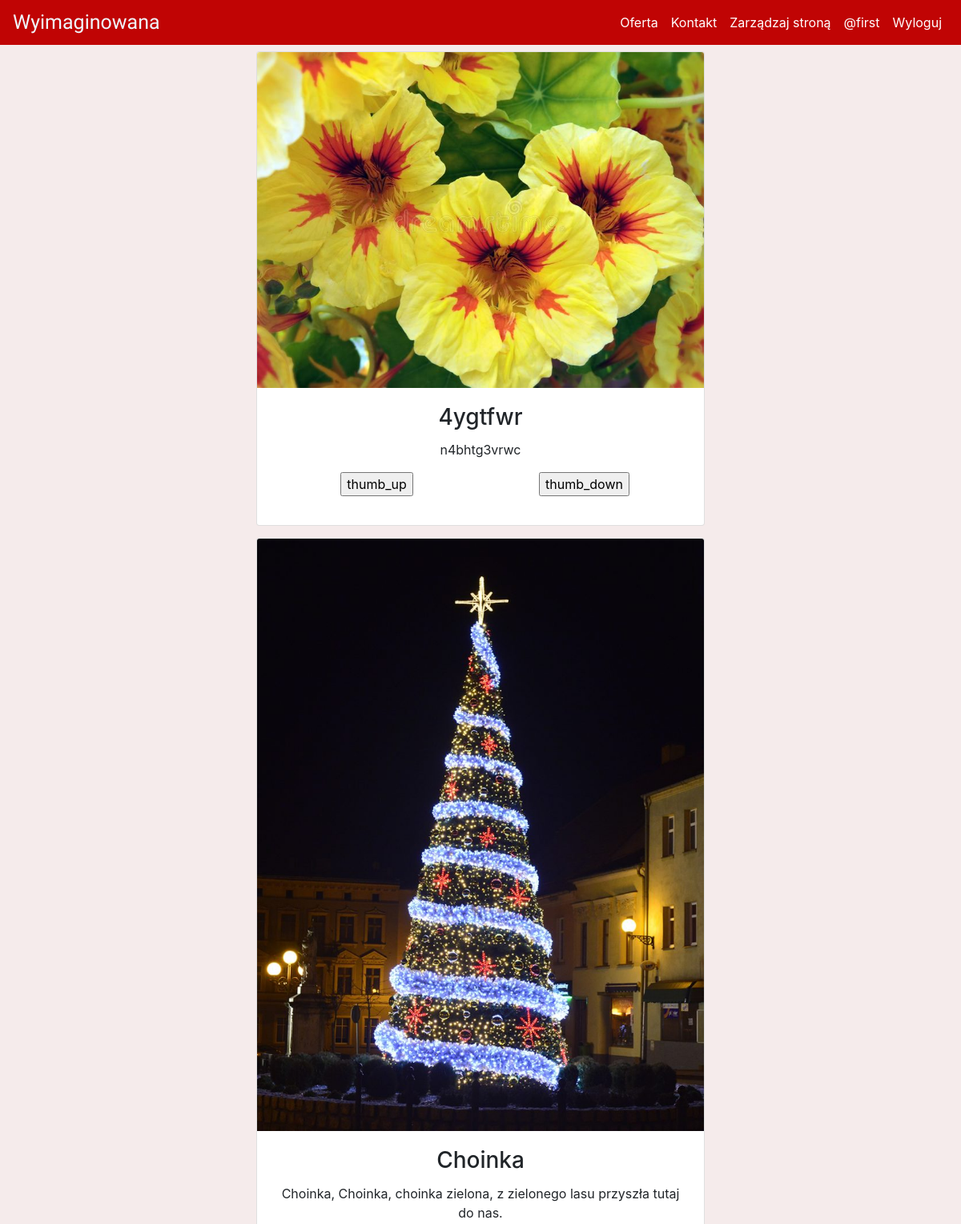
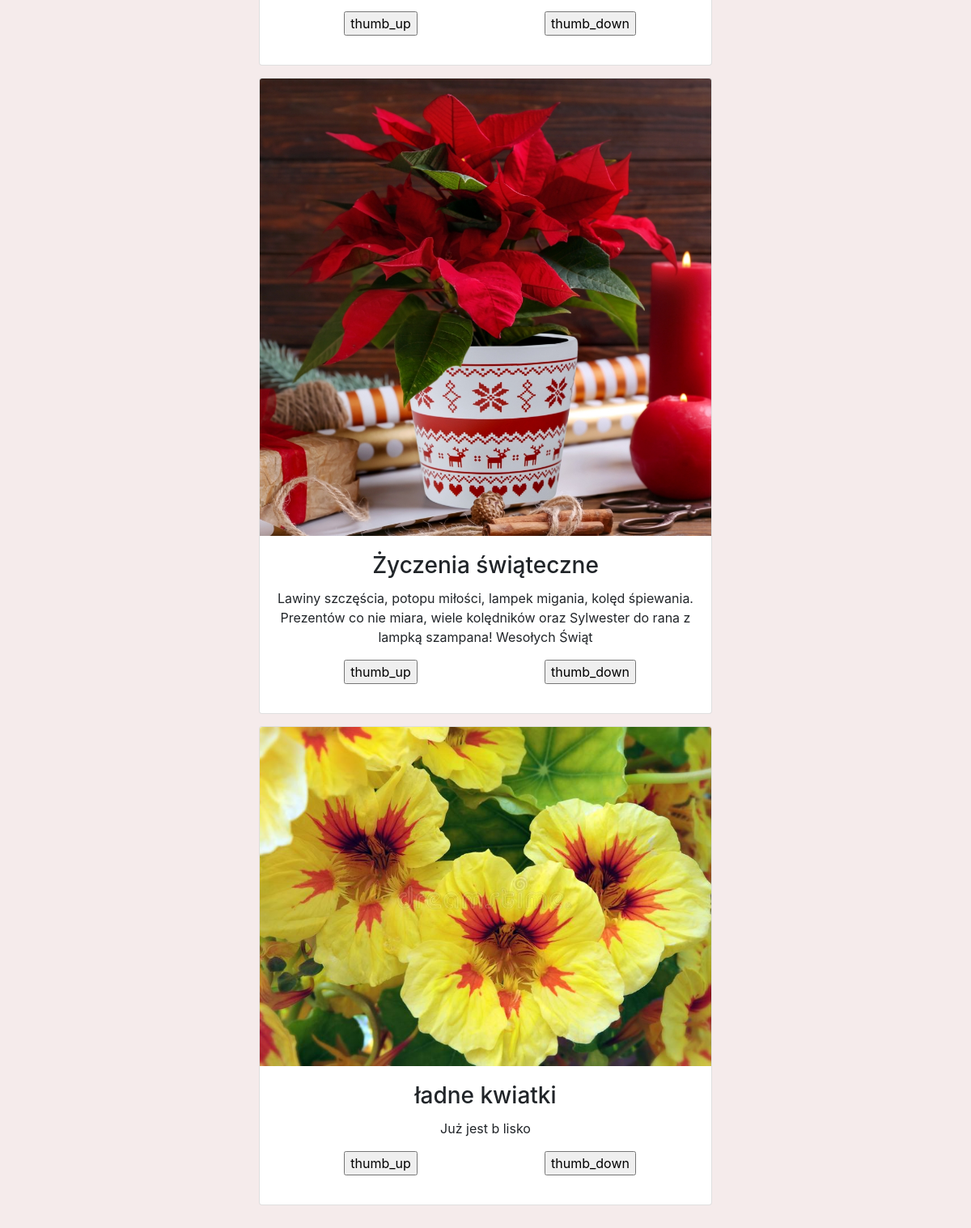
Screenshot of / (signed in) with the database file from the repository (2 pictures, top to bottom).
### kwiaciarnia/models.py (models this page shows, shortened)
class User(db.Model, UserMixin):
    id = db.Column(db.Integer(), primary_key=True)
    username = db.Column(db.String(length=64), nullable= False, unique=True)
    email = db.Column(db.String(), nullable= False, unique=True)
    password_hash = db.Column(db.String(length=16), nullable= False)
    is_admin = db.Column(db.Boolean(), default=False)
    @property
    def password(self):
        return self.password

class Posts(db.Model):
    id = db.Column(db.Integer(), primary_key=True)
    title = db.Column(db.String())
    body = db.Column(db.Text())
    added = db.Column(db.DateTime(), default=datetime.datetime.now())
    likes = db.Column(db.Integer(), default=0)
    dislikes = db.Column(db.Integer(), default=0)

### kwiaciarnia/routes.py (the view)
@app.route("/")
def home():
    all_posts = Posts.query.order_by(Posts.id.desc())
    likes = Post_likes()
    dislike = Post_dislikes()
    return render_template('home.html', all_posts=all_posts, likes=likes, dislike=dislike)

### kwiaciarnia/models.py (called while the page is built)
@login_manager.user_loader
def load_user(user_id):
    return User.query.get(int(user_id))

### kwiaciarnia/templates/home.html (shortened to what this page needs)
{% extends 'base.html' %}
{% block content %}
<div>
    {% include 'includes/feed.html' %}
</div>
{% endblock %}

### kwiaciarnia/templates/includes/navbar.html (shortened to what this page needs)
<nav class="navbar navbar-expand-md nav_bar navbar-dark ">
    <a class="navbar-brand" href="{{ url_for('home') }}">{% include 'includes/logo.html' %}</a>
    <div class="collapse navbar-collapse" id="navbarNav">
      <ul class="navbar-nav ml-auto">
        <li class="nav-item active">
            <a class="nav-link" href="{{ url_for('products_categories') }}">Oferta</a>
        </li>
        <li class="nav-item active">
            <a class="nav-link" href="{{ url_for('contact') }}">Kontakt</a>
        </li>
        {% if current_user.is_admin %}
            <li class="nav-item active">
                <a class="nav-link" href="{{ url_for('manage') }}">Zarządzaj stroną</a>
            </li>
        {% endif %}
        {% if current_user.is_authenticated  %}
            <li class="nav-item active">
                <a class="nav-link" href="{{ url_for('user_page', name=current_user.username) }}">@{{current_user.username}}</a>
            </li>
            <li class="nav-item active">
                <a class="nav-link" href="{{ url_for('logout') }}">Wyloguj</a>
            </li>
        {% else %}
            <li class="nav-item active">
                <a class="nav-link" href="{{ url_for('login') }}">Zaloguj</a>
            </li>
        {% endif %}
      </ul>
    </div>
</nav>

### kwiaciarnia/templates/includes/feed.html (shortened to what this page needs)
{% for post in all_posts %}
    <div id="feed">
        <div class="card" style="width: 35rem;">
            <img class="card-img-top" src="static\uploads\posts\{{post.id}}.png" alt="{{post.tittle}}">
            <div class="card-body">
                <h3 class="card-title">{{post.title}}</h3>
                <p class="card-text">{{post.body}}</p>
                <div id="buttons">
                    <div class="button_like buttons_space">
                        {% if current_user.is_authenticated %}
                            <form action="{{ url_for('like_result', pk=post.id) }}" method="post">
                                {% if likes.query.filter_by(post_like=post.id, user_like=current_user.id).first() %}
                                <p>
                                    <span class="material-symbols-rounded">
                                        <input type="submit" value="thumb_up">
                                    </span>
                                </p>
                                {% else %}
                                <p>
                                    <span class="material-symbols-outlined">
                                        <input type="submit" value="thumb_up">
                                    </span>
                                </p>
                                {% endif %}
                            </form>
                        {% endif %}
                    </div>
                    <div class="button_dislike buttons_space">
                        {% if current_user.is_authenticated %}
                            <form action="{{ url_for('dislike_result', pk=post.id) }}" method="post">
                                {% if dislike.query.filter_by(post_dislike=post.id, user_dislike=current_user.id).first(): %}
                                <p>
                                    <span class="material-symbols-rounded">
                                        <input type="submit" value="thumb_down">
                                    </span>
                                </p>
                                {% else %}
                                <p>
                                    <span class="material-symbols-outlined">
                                        <input type="submit" value="thumb_down">
                                    </span>
                                </p>
                                {% endif %}
                            </form>
                        {% endif %}
                    </div>
                </div>
            </div>
        </div>
    </div>
    <div class="feed_spacer"></div>
{% endfor %}

### kwiaciarnia/static/styles/main.css (style rules this page uses)
.material-symbols-rounded { font-variation-settings: 'FILL' 1, 'wght' 400, 'GRAD' 0, 'opsz' 48 }
.nav_bar { background-color: #C00404; color: black; position: fixed; top: 0; width: 100%; z-index: 1; }
body { background-color: #f5ebeb; }
.feed_spacer { padding-bottom: 15px; }
#feed { display: flex; justify-content: center; }
.button_dislike { float:right; width:50%; }
.button_like { float:left; width:50%; }

### rows the page displays
User: username "first"
Posts: title "4ygtfwr", body "n4bhtg3vrwc"
Posts: shows a picture, title "Choinka", body "Choinka, Choinka, choinka zielona, z zielonego lasu przyszła tutaj do nas."
Posts: shows a picture, title "Życzenia świąteczne", body "Lawiny szczęścia, potopu miłości, lampek migania, kolęd śpiewania. Prezentów co nie miara, wiele kolędników oraz Sylwester do rana z lampką szampana! Wesołych Świąt"
Posts: title "ładne kwiatki", body "Już jest b lisko"
